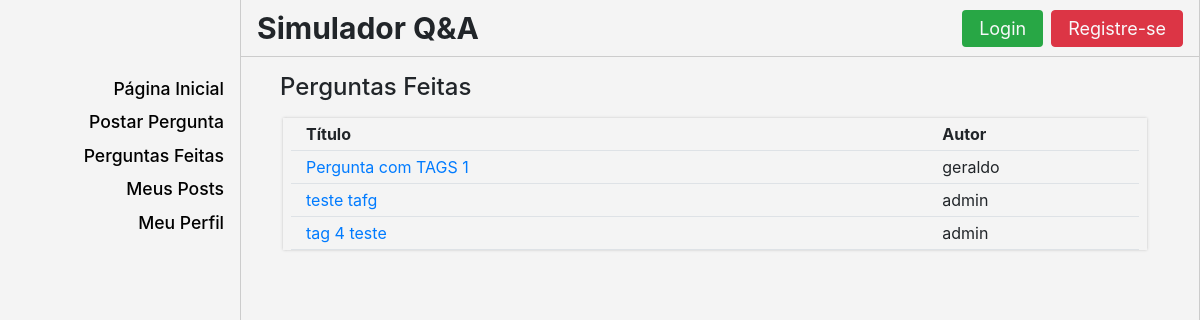
The app's page /listar_perguntas, older data.
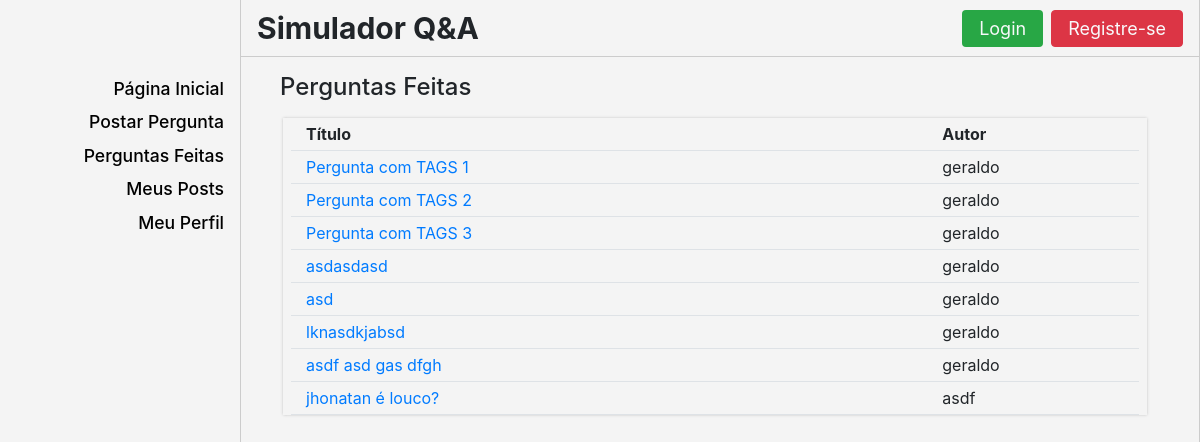
The same page, newer data.
### qa/models.py (models this page shows, shortened)
class Pergunta(models.Model):
    usuario = models.CharField(max_length=100, default='usuario default')
    titulo = models.CharField(max_length=100, blank=True)
    texto = models.TextField(max_length=1000, default='texto default')
    tags = models.TextField(null=True)
    votos = models.IntegerField(default=0)

### qa/views.py (the view)
# urls.py: path('listar_perguntas', views.listar_perguntas, name='listar_perguntas'),
def listar_perguntas(request):
    usuario = request.user.get_username()
    perguntas = Pergunta.objects.all()
    context = {'perguntas': perguntas, 'usuario':usuario}
    return render(request, 'qa/lista_perguntas.html', context)

### qa/templates/qa/lista_perguntas.html
{% extends 'qa/template.html' %}
{% block content %}
	<div class='container-fluid ml-4 mt-3'>
		<h4>Perguntas Feitas</h4>
		{% if perguntas %}
			<div class='row ml-0 py-2' style="height:auto; max-height:80vh; overflow-y: auto">
				<div class='col-11 px-2' style='box-shadow: 0px 0px 3px 0.2px #aaaaaa; margin-left: 3px'>
					<div class='row mx-0 py-1 border-bottom'>
						<div class="col-9 font-weight-bold">Título</div>
						<div class="col-3 font-weight-bold">Autor</div>
					</div>
					{% for pergunta in perguntas %}
					<div class="row mx-0 border-bottom py-1">
						<div class="col-9"><a href='/selecionar_pergunta/{{pergunta.id}}'>{{pergunta.titulo}}</a></div>
						<div class="col-3">{{pergunta.usuario}}</div>
					</div>
					{% endfor %}
				</div>
			</div>
		{% endif %}
	</div>
{% endblock %}

### qa/templates/qa/template.html (shortened to what this page needs)
<!DOCTYPE html>
{% load static %}
<html lang="en">
<head>
  <link href="{% static 'css/sidebar.css' %}" rel="stylesheet">
  <link href="{% static 'css/alerts.css' %}" rel="stylesheet">
  <link rel="stylesheet" href="{% static 'css/css_geral.css' %}">
  <link rel="stylesheet" href="https://maxcdn.bootstrapcdn.com/bootstrap/4.0.0/css/bootstrap.min.css">
</head>
<body class='bg-page body-style'>
  <div class="d-flex bg-page" id="wrapper">
    <div class="bg-page border-right" id="sidebar-wrapper" style="border-color:#ccc !important;">
      <div class="sidebar-heading text-center py-0 text-light" style="height:56px; font-weight:bold; font-size: 24px">
      </div>
      <div class="list-group list-group-flush mt-3">
        <a href="/home" class="list-group-item list-group-item-action bg-page font-menu border-0 py-1 pr-3">Página Inicial</a>
        <a href="/postar_pergunta" class="list-group-item list-group-item-action bg-page font-menu border-0 py-1 pr-3">Postar Pergunta</a>
        <a href="/listar_perguntas" class="list-group-item list-group-item-action bg-page font-menu border-0 py-1 pr-3">Perguntas Feitas</a>
        <a href='/meus_posts' class='list-group-item list-group-item-action bg-page font-menu border-0 py-1 pr-3'>Meus Posts</a>
        <a href='/meu_perfil' class='list-group-item list-group-item-action bg-page font-menu border-0 py-1 pr-3'>Meu Perfil</a>
      </div>
    </div>
    <div id="page-content-wrapper" class='border-right' style='border-color: #ccc !important'>
      <nav class="navbar navbar-expand-lg navbar-light bg-page border-bottom" style="height: 57px; border-color:#ccc !important;">
        <a href='/home' style="font-size:30px; font-weight:bold" class='nolink'>Simulador Q&A</a>
        {% if usuario %}
          <div class="collapse navbar-collapse" id="navbarSupportedContent">
            <ul class="navbar-nav ml-auto mt-2 mt-lg-0">
              <li class="nav-item dropdown">
                <a class="nav-link dropdown-toggle text-dark" href="#" id="navbarDropdown" role="button" data-toggle="dropdown" aria-haspopup="true" aria-expanded="false">
                    {{usuario}}
                </a>
                <div class="dropdown-menu dropdown-menu-right" aria-labelledby="navbarDropdown">
                  <a class="dropdown-item" href="/logout_usuario">Logout</a>
                </div>
              </li>
            </ul>
          </div>
        {% else %}
          <div class="collapse navbar-collapse" id="navbarSupportedContent">
            <ul class="navbar-nav ml-auto mt-2 mt-lg-0">
              <li class="nav-item mr-1">
                <a class="nav-link btn bg-success text-light px-3 py-1" href="/login_usuario" aria-haspopup="true" aria-expanded="false">
                    <span style='font-size:18px'>
                        Login
                    </span>
                </a>
              </li>
              <li class='nav-item ml-1'>
                <a class="nav-link btn btn-danger text-light px-3 py-1" href="/registrar_usuario" aria-haspopup="true" aria-expanded="false">
                  <span style='font-size:18px'>
                    Registre-se
                  </span>
                </a>
              </li>
            </ul>
          </div>
        {% endif %}
      </nav>
        {% block content %}
		    {% endblock %}
    </div>
  </div>
</body>
</html>

### qa/static/css/sidebar.css (style rules this page uses)
body { overflow-x: hidden; }
#sidebar-wrapper { min-height: 100vh; margin-left: -15rem; -webkit-transition: margin .25s ease-out; -moz-transition: margin .25s ease-out; -o-transition: margin .25s ease-out; transition: margin .25s ease-out; }
#sidebar-wrapper .sidebar-heading { padding: 0.875rem 1rem; font-size: 1.2rem; font-weight: bold; }
#sidebar-wrapper .list-group { width: 15rem; }
#page-content-wrapper { min-width: 100vw; }
@media (min-width: 768px) { #sidebar-wrapper { margin-left: 0; } }
@media (min-width: 768px) { #page-content-wrapper { min-width: 0; width: 100%; } }

### qa/static/css/css_geral.css (style rules this page uses)
.bg-page { background-color: #f4f4f4 !important; }
.font-menu { color: #000 !important; font-size: 1.1rem; text-align: right!important; font-weight: 550; }

### qa/templates/qa/template.html (style rules this page uses)
.nolink,.nolink:link,.nolink:visited,.nolink:hover,.nolink:focus,.nolink:active { color: inherit; text-decoration: none; }

Row changes from the older to the newer data that the page shows:
changed Pergunta: titulo "teste tafg" → "Pergunta com TAGS 2"; usuario "admin" → "geraldo"
changed Pergunta: titulo "tag 4 teste" → "Pergunta com TAGS 3"; usuario "admin" → "geraldo"
added Pergunta: titulo "asdasdasd", usuario "geraldo"
added Pergunta: titulo "asd", usuario "geraldo"
added Pergunta: titulo "lknasdkjabsd", usuario "geraldo"
added Pergunta: titulo "asdf asd gas dfgh", usuario "geraldo"
added Pergunta: titulo "jhonatan é louco?", usuario "asdf"
